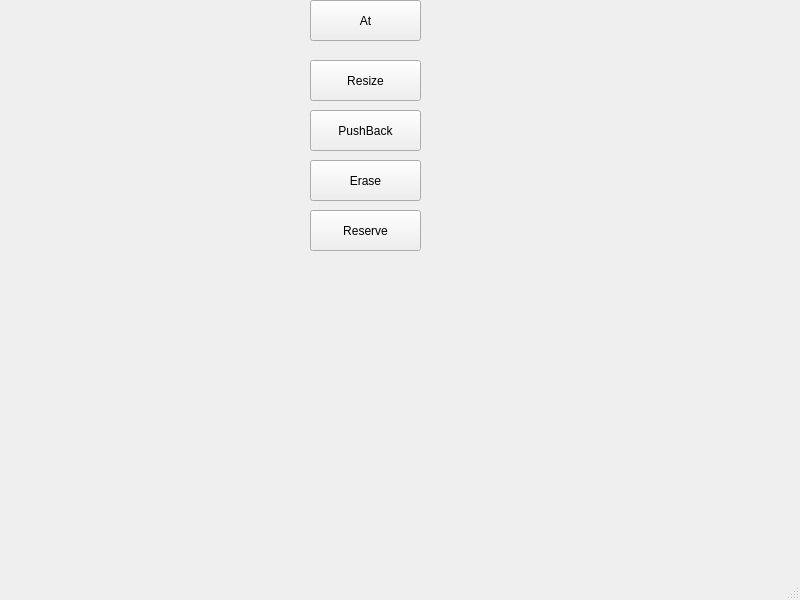
<?xml version="1.0" encoding="UTF-8"?>
<ui version="4.0">
 <class>MainWindow</class>
 <widget class="QMainWindow" name="MainWindow">
  <property name="geometry">
   <rect>
    <x>0</x>
    <y>0</y>
    <width>800</width>
    <height>600</height>
   </rect>
  </property>
  <property name="windowTitle">
   <string>MainWindow</string>
  </property>
  <widget class="QWidget" name="centralwidget">
   <widget class="QPushButton" name="pushButton">
    <property name="geometry">
     <rect>
      <x>310</x>
      <y>0</y>
      <width>111</width>
      <height>41</height>
     </rect>
    </property>
    <property name="text">
     <string>At</string>
    </property>
   </widget>
   <widget class="QPushButton" name="pushButton_2">
    <property name="geometry">
     <rect>
      <x>310</x>
      <y>60</y>
      <width>111</width>
      <height>41</height>
     </rect>
    </property>
    <property name="text">
     <string>Resize</string>
    </property>
   </widget>
   <widget class="QPushButton" name="pushButton_3">
    <property name="geometry">
     <rect>
      <x>310</x>
      <y>110</y>
      <width>111</width>
      <height>41</height>
     </rect>
    </property>
    <property name="text">
     <string>PushBack</string>
    </property>
   </widget>
   <widget class="QPushButton" name="pushButton_4">
    <property name="geometry">
     <rect>
      <x>310</x>
      <y>160</y>
      <width>111</width>
      <height>41</height>
     </rect>
    </property>
    <property name="text">
     <string>Erase</string>
    </property>
   </widget>
   <widget class="QPushButton" name="pushButton_5">
    <property name="geometry">
     <rect>
      <x>310</x>
      <y>210</y>
      <width>111</width>
      <height>41</height>
     </rect>
    </property>
    <property name="text">
     <string>Reserve</string>
    </property>
   </widget>
   <widget class="QLabel" name="label">
    <property name="geometry">
     <rect>
      <x>0</x>
      <y>0</y>
      <width>291</width>
      <height>251</height>
     </rect>
    </property>
    <property name="text">
     <string/>
    </property>
   </widget>
  </widget>
  <widget class="QMenuBar" name="menubar">
   <property name="geometry">
    <rect>
     <x>0</x>
     <y>0</y>
     <width>800</width>
     <height>22</height>
    </rect>
   </property>
  </widget>
  <widget class="QStatusBar" name="statusbar"/>
 </widget>
 <resources/>
 <connections/>
</ui>
